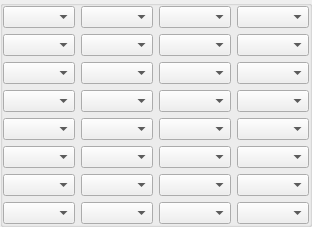
        <widget class="QGroupBox" name="groupBox_3">
         <property name="title">
          <string/>
         </property>
         <layout class="QVBoxLayout" name="verticalLayout_9">
          <property name="leftMargin">
           <number>0</number>
          </property>
          <property name="topMargin">
           <number>0</number>
          </property>
          <property name="rightMargin">
           <number>0</number>
          </property>
          <property name="bottomMargin">
           <number>0</number>
          </property>
          <item>
           <layout class="QGridLayout" name="gridLayout_2">
            <property name="spacing">
             <number>6</number>
            </property>
            <item row="1" column="1">
             <widget class="QComboBox" name="yk_2"/>
            </item>
            <item row="2" column="1">
             <widget class="QComboBox" name="yk_3"/>
            </item>
            <item row="6" column="1">
             <widget class="QComboBox" name="yk_7"/>
            </item>
            <item row="1" column="3">
             <widget class="QComboBox" name="xxcj_2"/>
            </item>
            <item row="2" column="2">
             <widget class="QComboBox" name="sxhy_3"/>
            </item>
            <item row="0" column="3">
             <widget class="QComboBox" name="xxcj_1"/>
            </item>
            <item row="4" column="2">
             <widget class="QComboBox" name="sxhy_5"/>
            </item>
            <item row="0" column="1">
             <widget class="QComboBox" name="yk_1"/>
            </item>
            <item row="7" column="1">
             <widget class="QComboBox" name="yk_8"/>
            </item>
            <item row="3" column="3">
             <widget class="QComboBox" name="xxcj_4"/>
            </item>
            <item row="6" column="3">
             <widget class="QComboBox" name="xxcj_7"/>
            </item>
            <item row="5" column="1">
             <widget class="QComboBox" name="yk_6"/>
            </item>
            <item row="2" column="3">
             <widget class="QComboBox" name="xxcj_3"/>
            </item>
            <item row="5" column="3">
             <widget class="QComboBox" name="xxcj_6"/>
            </item>
            <item row="6" column="2">
             <widget class="QComboBox" name="sxhy_7"/>
            </item>
            <item row="7" column="3">
             <widget class="QComboBox" name="xxcj_8"/>
            </item>
            <item row="4" column="3">
             <widget class="QComboBox" name="xxcj_5"/>
            </item>
            <item row="3" column="1">
             <widget class="QComboBox" name="yk_4"/>
            </item>
            <item row="1" column="2">
             <widget class="QComboBox" name="sxhy_2"/>
            </item>
            <item row="3" column="2">
             <widget class="QComboBox" name="sxhy_4"/>
            </item>
            <item row="4" column="1">
             <widget class="QComboBox" name="yk_5"/>
            </item>
            <item row="5" column="2">
             <widget class="QComboBox" name="sxhy_6"/>
            </item>
            <item row="7" column="2">
             <widget class="QComboBox" name="sxhy_8"/>
            </item>
            <item row="0" column="2">
             <widget class="QComboBox" name="sxhy_1"/>
            </item>
            <item row="0" column="0">
             <widget class="QComboBox" name="yc_1"/>
            </item>
            <item row="1" column="0">
             <widget class="QComboBox" name="yc_2"/>
            </item>
            <item row="2" column="0">
             <widget class="QComboBox" name="yc_3"/>
            </item>
            <item row="3" column="0">
             <widget class="QComboBox" name="yc_4"/>
            </item>
            <item row="4" column="0">
             <widget class="QComboBox" name="yc_5"/>
            </item>
            <item row="5" column="0">
             <widget class="QComboBox" name="yc_6"/>
            </item>
            <item row="6" column="0">
             <widget class="QComboBox" name="yc_7"/>
            </item>
            <item row="7" column="0">
             <widget class="QComboBox" name="yc_8"/>
            </item>
           </layout>
          </item>
         </layout>
        </widget>
